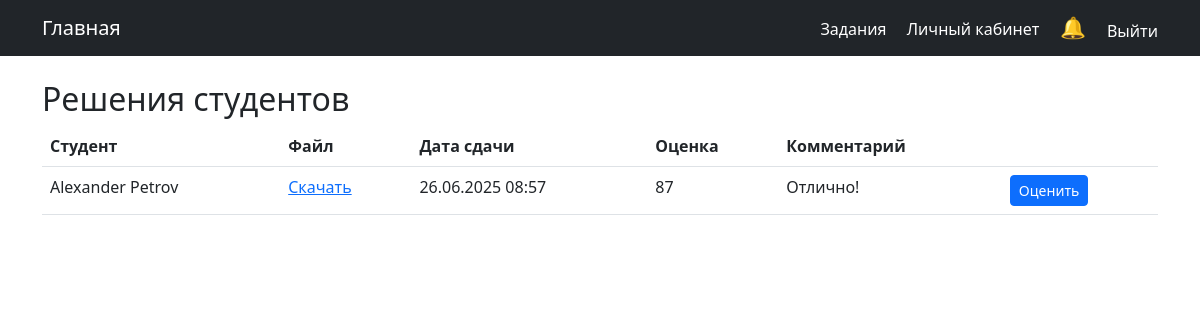
The app's page /assignments/5/submissions/ (signed in) with its own data.
### assignments/models.py (models this page shows, shortened)
class Submission(models.Model):
    assignment = models.ForeignKey(Assignment, on_delete=models.CASCADE, related_name='submissions')
    student = models.ForeignKey(User, on_delete=models.CASCADE, related_name='submissions')
    file = models.FileField(upload_to=submission_file_path)
    submitted_at = models.DateTimeField(auto_now_add=True)
    grade = models.IntegerField(null=True, blank=True, verbose_name="Оценка")
    feedback = models.TextField(blank=True, verbose_name="Комментарий")
    is_late = models.BooleanField(default=False)

### users/models.py (models this page shows)
class User(AbstractUser):
    is_teacher = models.BooleanField(default=False)
    is_student = models.BooleanField(default=False)
    is_approved = models.BooleanField(default=False, verbose_name="Подтверждён администратором")  #
    is_active = models.BooleanField(default=True, verbose_name="Активен")  # Active status of the user
    groups = models.ManyToManyField(
        'auth.Group',
        verbose_name='groups',
        blank=True,
        help_text='The groups this user belongs to.',
        related_name="custom_user_set",
        related_query_name="user",
    )
    user_permissions = models.ManyToManyField(
        'auth.Permission',
        verbose_name='user permissions',
        blank=True,
        help_text='Specific permissions for this user.',
        related_name="custom_user_set",
        related_query_name="user",
    )

### assignments/views.py (the view)
# urls.py: path('<int:pk>/submissions/', SubmissionListView.as_view(), name='submission-list'),
class SubmissionListView(LoginRequiredMixin, UserPassesTestMixin, ListView):
    model = Submission
    template_name = 'assignments/submission_list.html'
    context_object_name = 'submissions'
    def get_queryset(self):
        assignment = Assignment.objects.get(pk=self.kwargs['pk'])
        return Submission.objects.filter(assignment=assignment)
    def test_func(self):
        assignment = Assignment.objects.get(pk=self.kwargs['pk'])
        return self.request.user == assignment.created_by

### notifications/context_processors.py (called while the page is built)
def unread_notifications(request):
    if request.user.is_authenticated:
        unread_notes = Notification.objects.filter(user=request.user, is_read=False)
        all_notes = Notification.objects.filter(user=request.user)
    else:
        unread_notes = []
        all_notes = []
    return {
        'unread_notes': unread_notes,
        'all_notes': all_notes,
    }

### templates/assignments/submission_list.html
{% extends 'base.html' %}
{% block content %}
<h2>Решения студентов</h2>
<table class="table">
    <thead>
        <tr>
            <th>Студент</th>
            <th>Файл</th>
            <th>Дата сдачи</th>
            <th>Оценка</th>
            <th>Комментарий</th>
            <th></th>
        </tr>
    </thead>
    <tbody>
        {% for submission in submissions %}
        <tr>
            <td>{{ submission.student.get_full_name|default:submission.student.username }}</td>
            <td><a href="{{ submission.file.url }}">Скачать</a></td>
            <td>{{ submission.submitted_at|date:"d.m.Y H:i" }}</td>
            <td>{{ submission.grade|default:"—" }}</td>
            <td>{{ submission.feedback|default:"—" }}</td>
            <td>
                <a href="{% url 'submission-grade' submission.pk %}" class="btn btn-sm btn-primary">Оценить</a>
            </td>
        </tr>
        {% empty %}
        <tr><td colspan="6">Нет решений</td></tr>
        {% endfor %}
    </tbody>
</table>
{% endblock %}

### records on screen
Submission: student.get_full_name "Alexander Petrov", submitted_at "26.06.2025 08:57", grade "87", feedback "Отлично!"
